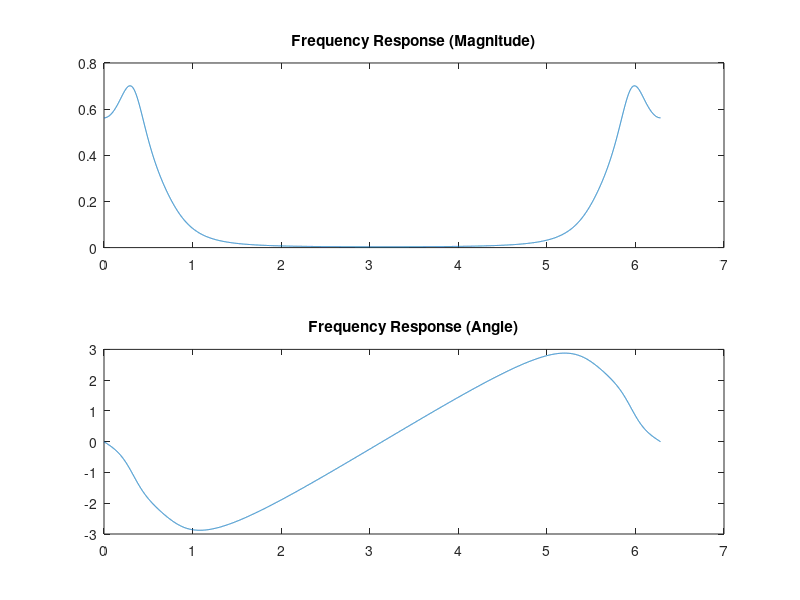

MATLAB code for this plot: (Note: this script raises an error after producing the figure.)
% System Simulation Problem 9
% Written by Josh Humphrey

%% Part B %%
clear
N = 10000;
Omega=linspace(0,2*pi,N+1);      %Set up vector of Omega
z=exp(1i*Omega);                  %Define z on unit circle
T=0.001;
H=(.0850*z.^4)./(2.9362*z.^4-7.7069*z.^3+8.3393*z.^2-4.4174*z+1);
       
figure (1)
subplot(2,1,1)
plot(Omega,abs(H));
title('Frequency Response (Magnitude)')
        
subplot(2,1,2)
plot(Omega,angle(H));
title('Frequency Response (Angle)')

%% Part C %%
clear
Omega=linspace(0,2*pi,N+1);      %Set up vector of Omega
z=exp(1i*Omega);                  %Define z on unit circle
T=0.001;
H=(2.9362*z.^4-7.7069*z.^3+8.3393*z.^2-4.4174*z+1)./(.0850*z.^4);

figure(2)
plot(real(H),imag(H));
title('AB-2 Stability Region') 

%% Part D %%
clear
N = 10000;
Omega=linspace(0,2*pi,N+1); 
z=exp(1i*Omega); 

for T = 0.1:0.1:1
    w = T*((2.9362*z.^4-7.7069*z.^3+8.3393*z.^2-4.4174*z+1)./(.0850*z.^4));
    hold on
    figure(3)
    plot(real(w),imag(w))
    legend('T=0.1','T=0.2','T=0.3','T=0.4','T=0.5','T=0.6','T=0.7','T=0.8','T=0.9','T=1.0')
    title('\lambdaT Stability Regions for Different Sample Times')
    hold off
end
